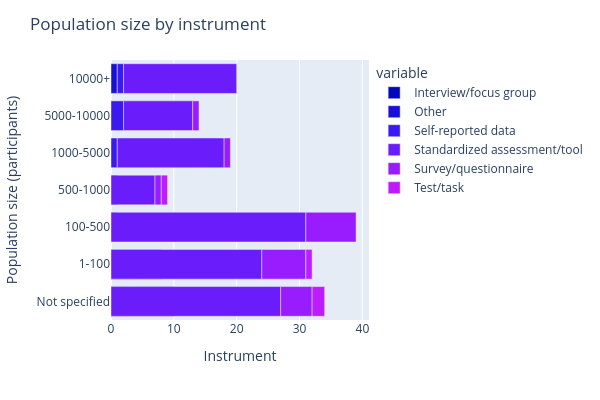

Source (notebook cell):
### Code cell
fig = px.bar(pop_size_instrument_df,
                y='Count of instrument_classified',
                x=['Interview/focus group',
                        'Other',
                        'Self-reported data',
                        'Standardized assessment/tool',
                        'Survey/questionnaire',
                        'Test/task'],
                #color_discrete_sequence=["red", "green", "blue", "goldenrod", "magenta","gray"],
                orientation='h',
                color_discrete_sequence= px.colors.sequential.Plotly3)
fig.update_layout(
        title="Population size by instrument",
        xaxis_title="Instrument",
        yaxis_title="Population size (participants)",
        height=400,
        width=600,
        )
fig

### Figure 1 — Plotly figure (JSON) as saved in the notebook; plotly's stock layout.template omitted (floating-point values rounded to 4 significant figures)
{"data": [{"hovertemplate": "variable=Interview/focus group<br>value=%{x}<br>Count of instrument_classified=%{y}<extra></extra>", "legendgroup": "Interview/focus group", "marker": {"color": "#0508b8", "pattern": {"shape": ""}}, "name": "Interview/focus group", "orientation": "h", "showlegend": true, "textposition": "auto", "type": "bar", "x": [3.0, 4.0, 1.0, 1.0, NaN, NaN, NaN], "xaxis": "x", "y": ["Not specified", "1-100", "100-500", "500-1000", "1000-5000", "5000-10000", "10000+"], "yaxis": "y"}, {"hovertemplate": "variable=Other<br>value=%{x}<br>Count of instrument_classified=%{y}<extra></extra>", "legendgroup": "Other", "marker": {"color": "#1910d8", "pattern": {"shape": ""}}, "name": "Other", "orientation": "h", "showlegend": true, "textposition": "auto", "type": "bar", "x": [7.0, 4.0, NaN, NaN, NaN, NaN, 1.0], "xaxis": "x", "y": ["Not specified", "1-100", "100-500", "500-1000", "1000-5000", "5000-10000", "10000+"], "yaxis": "y"}, {"hovertemplate": "variable=Self-reported data<br>value=%{x}<br>Count of instrument_classified=%{y}<extra></extra>", "legendgroup": "Self-reported data", "marker": {"color": "#3c19f0", "pattern": {"shape": ""}}, "name": "Self-reported data", "orientation": "h", "showlegend": true, "textposition": "auto", "type": "bar", "x": [NaN, NaN, NaN, NaN, 1.0, 2.0, 1.0], "xaxis": "x", "y": ["Not specified", "1-100", "100-500", "500-1000", "1000-5000", "5000-10000", "10000+"], "yaxis": "y"}, {"hovertemplate": "variable=Standardized assessment/tool<br>value=%{x}<br>Count of instrument_classified=%{y}<extra></extra>", "legendgroup": "Standardized assessment/tool", "marker": {"color": "#6b1cfb", "pattern": {"shape": ""}}, "name": "Standardized assessment/tool", "orientation": "h", "showlegend": true, "textposition": "auto", "type": "bar", "x": [27.0, 24.0, 31.0, 7.0, 17.0, 11.0, 18.0], "xaxis": "x", "y": ["Not specified", "1-100", "100-500", "500-1000", "1000-5000", "5000-10000", "10000+"], "yaxis": "y"}, {"hovertemplate": "variable=Survey/questionnaire<br>value=%{x}<br>Count of instrument_classified=%{y}<extra></extra>", "legendgroup": "Survey/questionnaire", "marker": {"color": "#981cfd", "pattern": {"shape": ""}}, "name": "Survey/questionnaire", "orientation": "h", "showlegend": true, "textposition": "auto", "type": "bar", "x": [5.0, 7.0, 8.0, 1.0, 1.0, 1.0, NaN], "xaxis": "x", "y": ["Not specified", "1-100", "100-500", "500-1000", "1000-5000", "5000-10000", "10000+"], "yaxis": "y"}, {"hovertemplate": "variable=Test/task<br>value=%{x}<br>Count of instrument_classified=%{y}<extra></extra>", "legendgroup": "Test/task", "marker": {"color": "#bf1cfd", "pattern": {"shape": ""}}, "name": "Test/task", "orientation": "h", "showlegend": true, "textposition": "auto", "type": "bar", "x": [2.0, 1.0, NaN, 1.0, NaN, NaN, NaN], "xaxis": "x", "y": ["Not specified", "1-100", "100-500", "500-1000", "1000-5000", "5000-10000", "10000+"], "yaxis": "y"}], "layout": {"barmode": "relative", "height": 400, "legend": {"title": {"text": "variable"}, "tracegroupgap": 0}, "margin": {"t": 60}, "title": {"text": "Population size by instrument"}, "width": 600, "xaxis": {"anchor": "y", "domain": [0, 1], "title": {"text": "Instrument"}}, "yaxis": {"anchor": "x", "domain": [0, 1], "title": {"text": "Population size (participants)"}}}}
